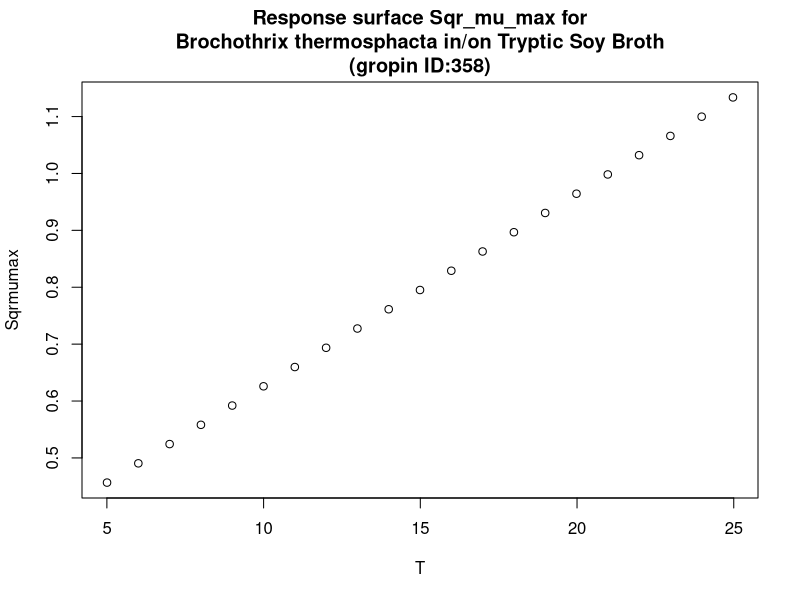

The R source for this figure:
#############################
# start of Parameter script
#############################
T <- seq(5.005,24.975024975025,length.out=21)
#############################
# end of Parameter script
#############################
############################# 
# start of Model script Gropin ID 358 
#############################
 
# constant coefficients for this model
 
variables <- data.frame(T)
argumentsPar <- unique.data.frame(expand.grid(variables))
 
# heart of the model
response_surface <- function(T) {
   mumax <-0.0339*T+0.287

	return(mumax=mumax)
} 

# output parameters
responseSurface <- cbind(argumentsPar,response_surface(argumentsPar['T']))
colnames(responseSurface) <- c(colnames(argumentsPar),'Sqrmumax')
#############################
# End of Model script
#############################
############################# 
# start of Visualisation script Gropin ID 358 
#############################
titleText <-'Response surface Sqr_mu_max for
Brochothrix thermosphacta in/on Tryptic Soy Broth
(gropin ID:358)'
plot(T,responseSurface$'Sqrmumax',xlab='T',
                          ylab='Sqrmumax',main=titleText)
#############################
# End of Visualisation script
#############################
